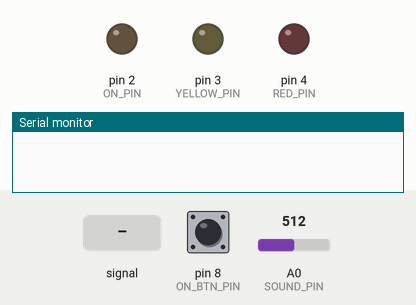
Simulated run of this sketch. Board: Arduino Uno, built with avr-gcc and run on an emulated ATmega328P. Parts: output pins drawn as LEDs (lit = HIGH), the last lines printed to the serial monitor. Dashed ring = blinking. Inputs (shaded band) come from the test bench; at power-on: pin 8 (ON_BTN_PIN) HIGH, A0 (SOUND_PIN) = 512.

Above: at 1.2 s.
1.3 s: pin 8 (ON_BTN_PIN) pulled LOW for 3.2 s
At 5.0 s:
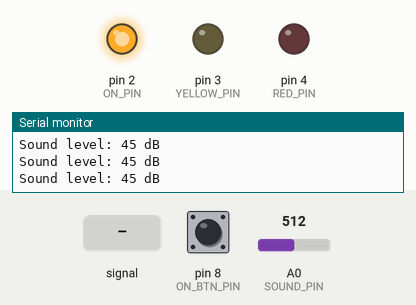
6.0 s: A0 (SOUND_PIN) fed a 200 Hz sine of ±81 counts around its level
At 6.12 s:
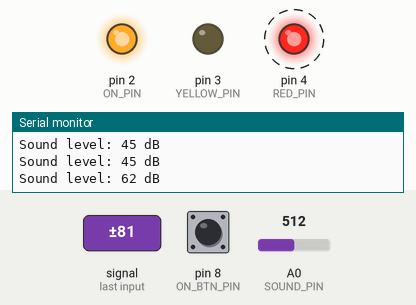
9.0 s: A0 (SOUND_PIN) set to 716
At 9.12 s:
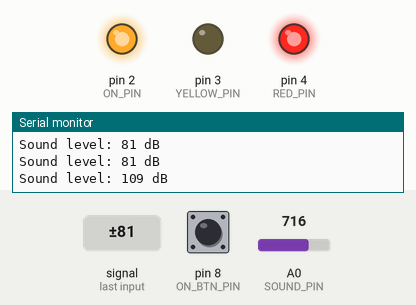
10.5 s: pin 8 (ON_BTN_PIN) pulled LOW for 0.15 s
At 11.0 s:
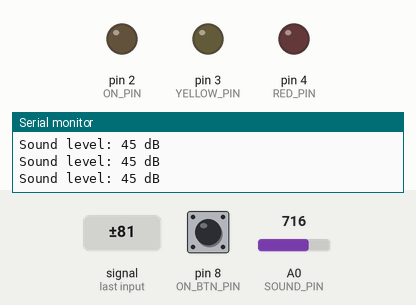
12.1 s: pin 8 (ON_BTN_PIN) pulled LOW for 1 s
At 14.1 s:
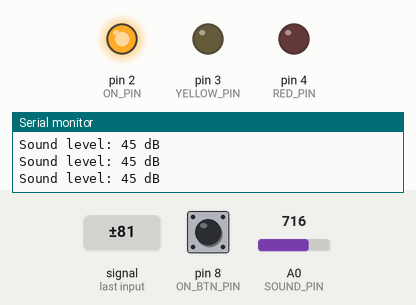
Timing chart, 0 to 15.6 s (numbered marks = the images above; inputs shaded):
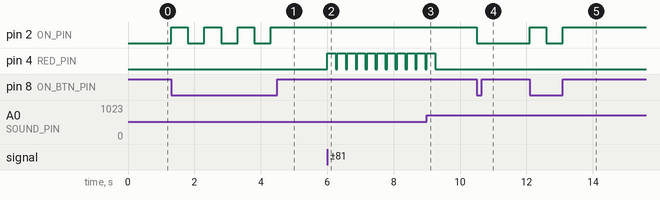

Measured:
- after the input at 1.3 s, pin 2 (ON_PIN): alternates HIGH for 0.50 s and LOW for 0.50 s, 7 changes in all, then stays HIGH, starting at once
- after the input at 6.0 s, pin 4 (RED_PIN): alternates HIGH for 0.25 s and LOW for 0.05 s, starting at once
- after the input at 9.0 s, pin 4 (RED_PIN): goes on until 9.3 s, then stays LOW
- after the input at 10.5 s, pin 2 (ON_PIN): HIGH → LOW at once
- after the input at 12.1 s, pin 2 (ON_PIN): LOW → HIGH at once, → LOW 0.50 s later, → HIGH 0.50 s later

The sketch:

ABNIS.ino
```cpp
#define ON_PIN 2
#define YELLOW_PIN 3
#define RED_PIN 4
#define SOUND_PIN A0

#define ON_BTN_CD 500
#define ON_BTN_PIN 8

#define BLINK_DELAY 50
#define YELLOW_THRESHOLD 55
#define RED_THRESHOLD 60

struct button_t {
    unsigned long last;
    unsigned long cooldown;
    int pin;
};

struct button_t sensitivity;
struct button_t on;

int turned_on;
int sound_level;

int sound_read();

void setup() {
    Serial.begin(9600);
    turned_on = LOW;

    on.last = ON_BTN_CD;
    on.cooldown = ON_BTN_CD;
    on.pin = ON_BTN_PIN;

    pinMode(on.pin, INPUT_PULLUP);

    pinMode(SOUND_PIN, INPUT);
    pinMode(RED_PIN, OUTPUT);
    pinMode(YELLOW_PIN, OUTPUT);
    pinMode(ON_PIN, OUTPUT);
}

void loop() {
    // listen to ON button
    if (digitalRead(on.pin) == LOW && millis() - on.last >= on.cooldown) {
        digitalWrite(ON_PIN, !turned_on);
        turned_on = !turned_on;
        on.last = millis();
    }

    if (!turned_on) return;

    sound_level = sound_read();

    Serial.print("Sound level: ");
    Serial.print(sound_level);
    Serial.println(" dB");

    if (sound_level >= RED_THRESHOLD) {
        digitalWrite(RED_PIN, HIGH);
        delay(BLINK_DELAY * 5);
        digitalWrite(RED_PIN, LOW);
    } else if (sound_level >= YELLOW_THRESHOLD) {
        digitalWrite(YELLOW_PIN, HIGH);
        delay(BLINK_DELAY * 5);
        digitalWrite(YELLOW_PIN, LOW);
    }
}

int sound_read() {
    float range = 0;
    int sample_window = 50;

    unsigned int sample;
    unsigned int signal_max = 0;
    unsigned int signal_min = 1024;

    unsigned long start = millis();
    while (millis() - start < sample_window) {
        sample = analogRead(SOUND_PIN);

        if (sample >= 1024) continue;

        if (sample > signal_max) {
            signal_max = sample;
        } else if (sample < signal_min) {
            signal_min = sample;
        }
    }

    range = signal_max - signal_min;
    return map(range, 20, 200, 49.5, 90);
}
```
